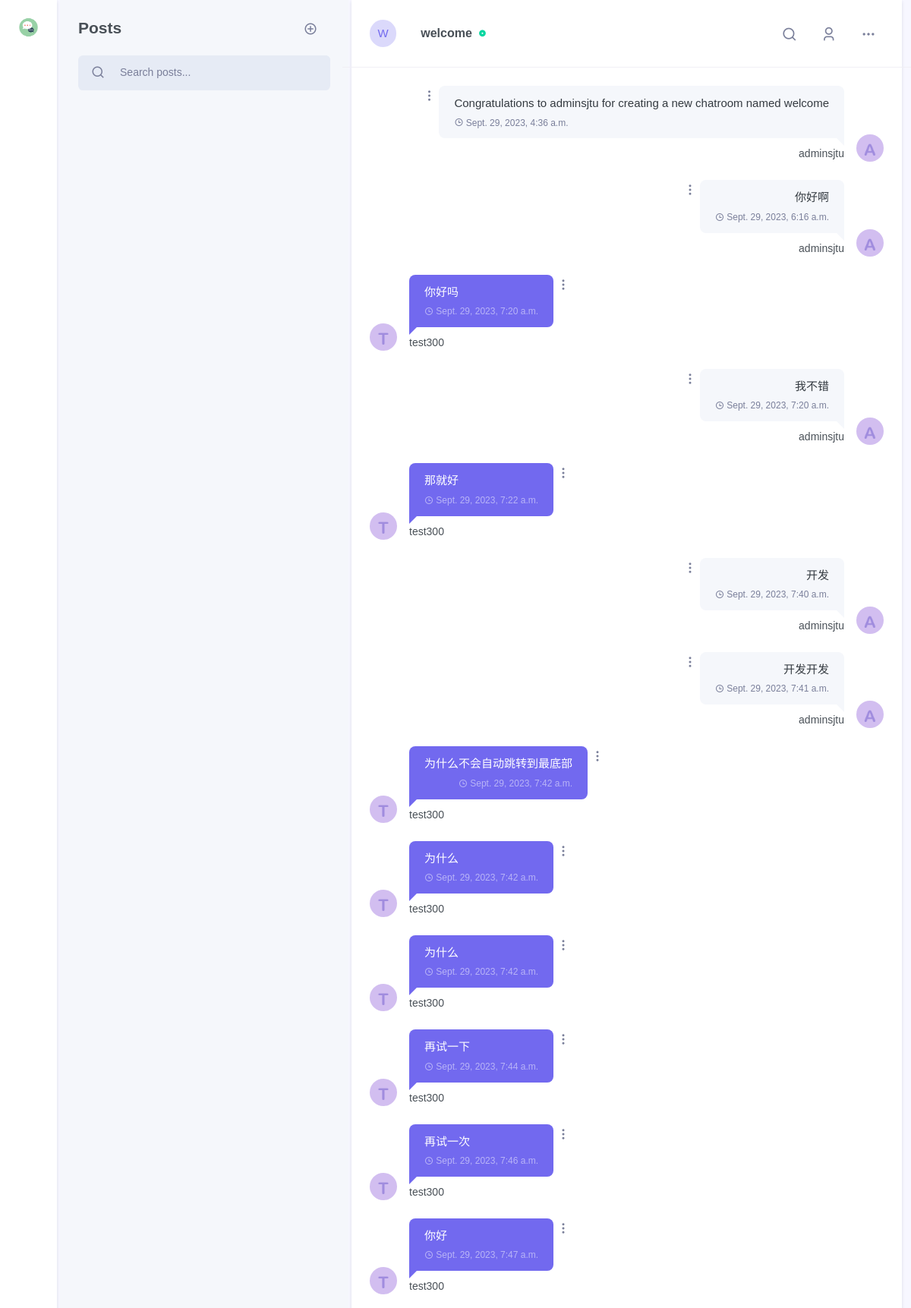
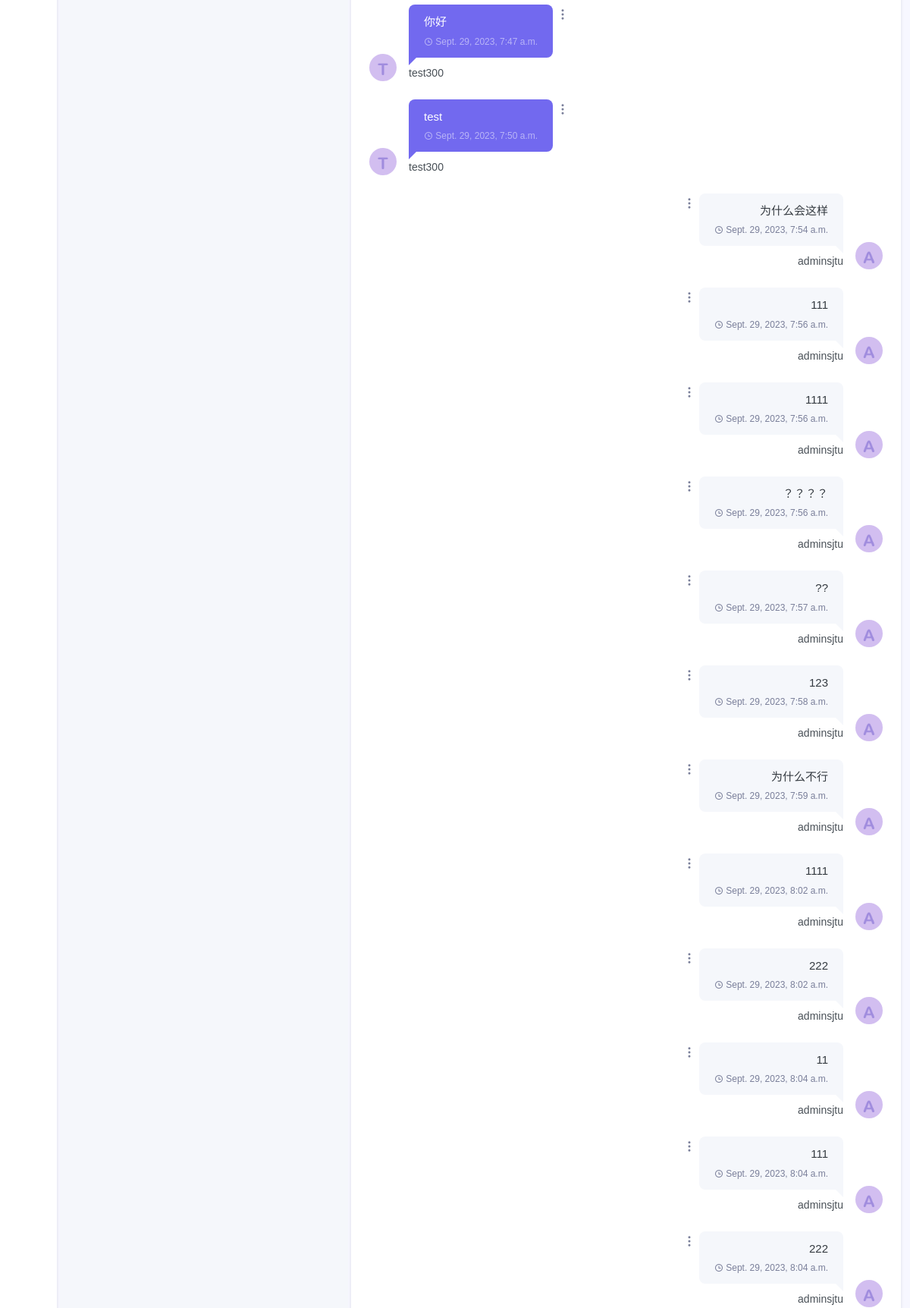
The app's page /chat/chatroom/welcome/chatting_welcome (signed in, upper part) with its own data (2 pictures, top to bottom).
### chat/models.py (models this page shows, shortened)
class Room(models.Model):
    name = models.CharField(max_length=128, unique=True)
    owner_name = models.CharField(max_length=128)
    about_room = models.CharField(max_length=128, default="welcome to my chatroom")
    online = models.ManyToManyField(to=get_user_model(), blank=True)
    image = models.ImageField(upload_to='room_image', null=True, blank=True)
    @property
    def initial(self):
        return self.name[0].upper()
    @property
    def image_url(self):
        if self.image == "":
            return "/media/chat/static_default/{}.png".format(self.initial)
        else:
            return self.image.url

class RoomMessage(models.Model):
    user = models.ForeignKey(to=get_user_model(), on_delete=models.CASCADE)
    room = models.ForeignKey(to=Room, on_delete=models.CASCADE)
    content = models.CharField(max_length=512)
    timestamp = models.DateTimeField(auto_now_add=True)
    @property
    def image_url(self):
        profile = Profile.objects.get(user=self.user)
        return profile.image_url

class Profile(models.Model):
    about_me = models.TextField(default='There is no Personal Signature here yet. You can add it through settings')
    image = models.ImageField(upload_to='profile_image', null=True, blank=True)
    user = models.OneToOneField(User, on_delete=models.CASCADE)
    location = models.CharField(max_length=50, default="Unkown")
    @property
    def image_url(self):
        if self.image == "":
            return "/media/chat/static_default/{}.png".format(self.user_initial)
        else:
            return self.image.url
    @property
    def user_initial(self):
        return self.user.username[0].upper()

### users/models.py (models this page shows)
class User(AbstractUser):
    email = models.EmailField('email address', primary_key=True, unique=True)
    USERNAME_FIELD = 'email'
    REQUIRED_FIELDS = ["username"]

### chat/views.py (the view, shortened to what this page needs)
# urls.py: path('chatroom/<str:room_name>/<str:post_name>', views.innerroom, name='innerroom'),
@login_required
def innerroom(request: HttpRequest, room_name, post_name):
    username = request.user.username
    user = get_object_or_404(User, username=username)
    profile = get_object_or_404(Profile, user=user)
    chat_room = get_object_or_404(Room, name=room_name)
    room_messages = RoomMessage.objects.filter(room=chat_room).order_by('timestamp')
    wrong_message = ""
    cur_room = room_messages[0].room
    if post_name == "chatting_" + room_name:
        chatting_post = True
    else:
        chatting_post = False
    cur_post = get_object_or_404(Post, title=post_name, belong_room=cur_room)
    users_img_urls = dict()
    for rm in room_messages:
        user = rm.user
        user_profile = get_object_or_404(Profile, user=user)
        users_img_urls[user_profile.user.username] = user_profile.image_url
    return render(
        request=request,
        template_name='chat/innerroom.html',
        context={
            'profile': profile,
            'rooms': Room.objects.all(),
            'cur_room': cur_room,
            'wrong_message': wrong_message,
            'room_messages': room_messages,
            'cur_post': cur_post,
            'chatting_post': chatting_post,
            'users_img_urls_json': json.dumps(users_img_urls)
        }
    )

### templates/chat/innerroom.html (shortened to what this page needs)
{% extends 'chat/base.html' %}
{% block side_menu %}
    {% include "chat/side_menus/side_menu_chatroom.html" %}
{% endblock %}
{% block leftsidebar %}
    {% include "chat/leftsidebar/leftsidebar_innerroom.html" %}
{% endblock %}
{% block chat_conversation %}
    {% if chatting_post %}
        {% include "chat/body/body_innerroom_chatting.html" %}
    {% else %}
        {% include "chat/body/body_innerroom_post.html" %}
    {% endif %}
{% endblock %}

### templates/chat/body/body_innerroom_chatting.html (shortened to what this page needs)
<div class="w-100">
    <div class="p-3 p-lg-4 border-bottom row align-items-center">
        <div class="col-sm-4 col-8">
            <div class="media align-items-center">
                <div class="mr-3">
                    <div class="chat-user-img mr-3 avatar-xs">
                        <span class="avatar-title rounded-circle bg-soft-primary text-primary">
                            {{ cur_room.initial }}
                        </span>
                    </div>
                </div>
                <div class="media-body overflow-hidden">
                    <h5 class="font-size-16 mb-0 text-truncate">
                        <a href="#" class="text-reset user-profile-show" id="cur_room_name">
                            {{cur_room.name}}
                        </a>
                        <i class="ri-record-circle-fill font-size-10 text-success d-inline-block ml-1"></i>
                    </h5>
                </div>
            </div>
        </div>
        <div class="col-sm-8 col-4">
            <ul class="list-inline user-chat-nav text-right mb-0">
                <li class="list-inline-item">
                    <div class="dropdown">
                        <button class="btn nav-btn dropdown-toggle" type="button" data-toggle="dropdown" aria-haspopup="true" aria-expanded="false">
                            <i class="ri-search-line"></i>
                        </button>
                    </div>
                </li>
                <li class="list-inline-item d-none d-lg-inline-block">
                    <button type="button" class="btn nav-btn user-profile-show">
                        <i class="ri-user-3-line"></i>
                    </button>
                </li>
                <li class="list-inline-item">
                    <div class="dropdown">
                        <button class="btn nav-btn dropdown-toggle" type="button" data-toggle="dropdown" aria-haspopup="true" aria-expanded="false">
                            <i class="ri-more-fill"></i>
                        </button>
                    </div>
                </li>
            </ul>
        </div>
    </div>
    <div class="chat-conversation p-3 p-lg-4" id="chatLog-container" style="overflow: auto;">
        <ul class="list-unstyled mb-0"i id="chatLog">
            {% for rm in room_messages %}
                {% if rm.user.username != profile.user.username %}
                <li><div class="conversation-list">
                    <div class="chat-avatar"><img src={{rm.image_url}} alt=""></div>
                    <div class="user-chat-content">
                        <div class="ctext-wrap">
                            <div class="ctext-wrap-content">
                                <p class="mb-0">{{rm.content}}</p>
                                <p class="chat-time mb-0"><i class="ri-time-line align-middle"></i> <span class="align-middle">{{rm.timestamp}}</span></p>
                            </div>
                            <div class="dropdown align-self-start">
                                <a class="dropdown-toggle" href="#" role="button" data-toggle="dropdown" aria-haspopup="true" aria-expanded="false">
                                    <i class="ri-more-2-fill"></i>
                                </a>
                            </div>
                        </div>
                        <div class="conversation-name">{{rm.user.username}}</div>
                    </div>
                </div></li>
                {% else %}
                <li class="right"><div class="conversation-list">
                    <div class="chat-avatar"><img src="{{ profile.image_url }}" alt=""></div>
                    <div class="user-chat-content">
                        <div class="ctext-wrap">
                            <div class="ctext-wrap-content">
                                <p class="mb-0">{{rm.content}}</p>
                                <p class="chat-time mb-0"><i class="ri-time-line align-middle"></i> <span class="align-middle">{{rm.timestamp}}</span></p>
                            </div>
                            <div class="dropdown align-self-start">
                                <a class="dropdown-toggle" href="#" role="button" data-toggle="dropdown" aria-haspopup="true" aria-expanded="false">
                                    <i class="ri-more-2-fill"></i>
                                </a>
                            </div>
                        </div>
                        <div class="conversation-name"> {{ profile.user.username }} </div>
                    </div>
                </div></li>
                {% endif %}
            {% endfor %}
        </ul>
    </div>
</div>

### records on screen
Room: initial "W", name "welcome"
RoomMessage: content "Congratulations to adminsjtu for creating a new chatroom named welcome", timestamp "Sept. 29, 2023, 4:36 a.m."
Profile: user.username "adminsjtu"
RoomMessage: content "你好啊", timestamp "Sept. 29, 2023, 6:16 a.m."
RoomMessage: content "你好吗", timestamp "Sept. 29, 2023, 7:20 a.m.", user.username "test300"
RoomMessage: content "我不错", timestamp "Sept. 29, 2023, 7:20 a.m."
RoomMessage: content "那就好", timestamp "Sept. 29, 2023, 7:22 a.m.", user.username "test300"
RoomMessage: content "开发", timestamp "Sept. 29, 2023, 7:40 a.m."
RoomMessage: content "开发开发", timestamp "Sept. 29, 2023, 7:41 a.m."
RoomMessage: content "为什么不会自动跳转到最底部", timestamp "Sept. 29, 2023, 7:42 a.m.", user.username "test300"
RoomMessage: content "为什么", timestamp "Sept. 29, 2023, 7:42 a.m.", user.username "test300"
RoomMessage: content "为什么", timestamp "Sept. 29, 2023, 7:42 a.m.", user.username "test300"
RoomMessage: content "再试一下", timestamp "Sept. 29, 2023, 7:44 a.m.", user.username "test300"
RoomMessage: content "再试一次", timestamp "Sept. 29, 2023, 7:46 a.m.", user.username "test300"
RoomMessage: content "你好", timestamp "Sept. 29, 2023, 7:47 a.m.", user.username "test300"
RoomMessage: content "你好", timestamp "Sept. 29, 2023, 7:47 a.m.", user.username "test300"
RoomMessage: content "test", timestamp "Sept. 29, 2023, 7:50 a.m.", user.username "test300"
RoomMessage: content "为什么会这样", timestamp "Sept. 29, 2023, 7:54 a.m."
RoomMessage: content "111", timestamp "Sept. 29, 2023, 7:56 a.m."
RoomMessage: content "1111", timestamp "Sept. 29, 2023, 7:56 a.m."
RoomMessage: content "？？？？", timestamp "Sept. 29, 2023, 7:56 a.m."
RoomMessage: content "??", timestamp "Sept. 29, 2023, 7:57 a.m."
RoomMessage: content "123", timestamp "Sept. 29, 2023, 7:58 a.m."
RoomMessage: content "为什么不行", timestamp "Sept. 29, 2023, 7:59 a.m."
RoomMessage: content "1111", timestamp "Sept. 29, 2023, 8:02 a.m."
RoomMessage: content "222", timestamp "Sept. 29, 2023, 8:02 a.m."
RoomMessage: content "11", timestamp "Sept. 29, 2023, 8:04 a.m."
RoomMessage: content "111", timestamp "Sept. 29, 2023, 8:04 a.m."
RoomMessage: content "222", timestamp "Sept. 29, 2023, 8:04 a.m."
